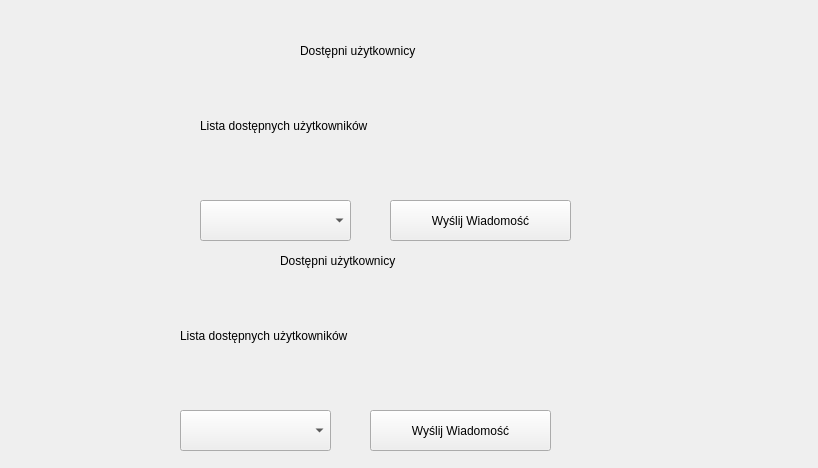
<?xml version="1.0" encoding="UTF-8"?>
<ui version="4.0">
 <class>messagewindows</class>
 <widget class="QWidget" name="messagewindows">
  <property name="geometry">
   <rect>
    <x>0</x>
    <y>0</y>
    <width>818</width>
    <height>468</height>
   </rect>
  </property>
  <property name="windowTitle">
   <string>Form</string>
  </property>
  <widget class="QLabel" name="label">
   <property name="geometry">
    <rect>
     <x>300</x>
     <y>20</y>
     <width>261</width>
     <height>61</height>
    </rect>
   </property>
   <property name="text">
    <string>Dostępni użytkownicy</string>
   </property>
  </widget>
  <widget class="QComboBox" name="comboBox">
   <property name="geometry">
    <rect>
     <x>200</x>
     <y>200</y>
     <width>151</width>
     <height>41</height>
    </rect>
   </property>
  </widget>
  <widget class="QPushButton" name="pushButton">
   <property name="geometry">
    <rect>
     <x>390</x>
     <y>200</y>
     <width>181</width>
     <height>41</height>
    </rect>
   </property>
   <property name="text">
    <string>Wyślij Wiadomość</string>
   </property>
  </widget>
  <widget class="QLabel" name="label_2">
   <property name="geometry">
    <rect>
     <x>200</x>
     <y>100</y>
     <width>341</width>
     <height>51</height>
    </rect>
   </property>
   <property name="text">
    <string>Lista dostępnych użytkowników</string>
   </property>
  </widget>
  <widget class="QLabel" name="label_3">
   <property name="geometry">
    <rect>
     <x>280</x>
     <y>230</y>
     <width>261</width>
     <height>61</height>
    </rect>
   </property>
   <property name="text">
    <string>Dostępni użytkownicy</string>
   </property>
  </widget>
  <widget class="QLabel" name="label_4">
   <property name="geometry">
    <rect>
     <x>180</x>
     <y>310</y>
     <width>341</width>
     <height>51</height>
    </rect>
   </property>
   <property name="text">
    <string>Lista dostępnych użytkowników</string>
   </property>
  </widget>
  <widget class="QComboBox" name="comboBox_2">
   <property name="geometry">
    <rect>
     <x>180</x>
     <y>410</y>
     <width>151</width>
     <height>41</height>
    </rect>
   </property>
  </widget>
  <widget class="QPushButton" name="pushButton_2">
   <property name="geometry">
    <rect>
     <x>370</x>
     <y>410</y>
     <width>181</width>
     <height>41</height>
    </rect>
   </property>
   <property name="text">
    <string>Wyślij Wiadomość</string>
   </property>
  </widget>
 </widget>
 <resources/>
 <connections/>
</ui>
